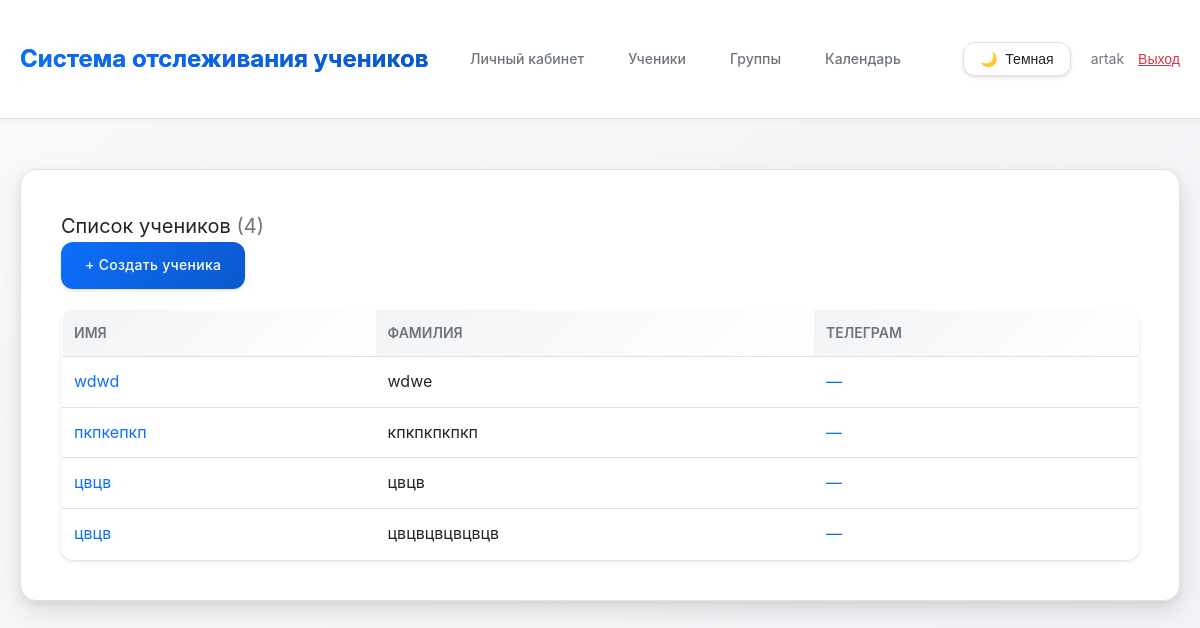
The app's page /students/ (signed in) with its own data.
### main/models.py (models this page shows, shortened)
class Student(models.Model):
    tutor = models.ForeignKey(Tutor, on_delete=models.CASCADE, related_name='students', verbose_name='Репетитор')
    groups = models.ManyToManyField(StudentGroup, related_name='students', blank=True, verbose_name='Группы')
    first_name = models.CharField(max_length=100, verbose_name='Имя')
    last_name = models.CharField(max_length=100, verbose_name='Фамилия')
    phone = models.CharField(max_length=20, blank=True, null=True, verbose_name='Телефон')
    telegram = models.CharField(max_length=20, blank=True, null=True, verbose_name='Телеграм')
    created_at = models.DateTimeField(auto_now_add=True, verbose_name='Дата создания')
    updated_at = models.DateTimeField(auto_now=True, verbose_name='Дата обновления')
    grade = models.CharField(max_length=10, blank=True, null=True, verbose_name='Класс')
    notes = models.TextField(blank=True, verbose_name='Заметки')
    is_active = models.BooleanField(default=True, verbose_name='Активен')
    prepaid_balance = models.DecimalField(
        max_digits=10,
        decimal_places=2,
        default=Decimal('0.00'),
        verbose_name='Баланс предоплаты'
    )
    class Meta:
        verbose_name = 'Ученик'
        verbose_name_plural = 'Ученики'
        ordering = ['last_name', 'first_name']

### main/views.py (the view)
# urls.py: path('students/', views.student_list, name='student_list'),
@login_required
def student_list(request):
    tutor = get_tutor(request)
    if not tutor:
        messages.error(request, 'Профиль репетитора не найден.')
        return redirect('dashboard')
    students = Student.objects.filter(tutor=tutor, is_active=True)
    students_count = students.count()
    return render(request, 'main/student_list.html', {
        'students': students,
        'students_count': students_count
    })

### main/views.py (called while the page is built)
def get_tutor(request):
    if request.user.is_authenticated:
        try:
            return request.user.tutor
        except Tutor.DoesNotExist:
            return None
    return None

### main/templates/main/student_list.html (shortened to what this page needs)
{% extends 'main/base.html' %}
{% block content %}
<div class="page-header">
    <h2 style="font-weight: 400; font-size: 20px; margin: 0;">
        Список учеников
        {% if students_count is not None %}
            <span style="color: var(--text-secondary); font-size: 20px;">({{ students_count }})</span>
        {% endif %}
    </h2>
    <a href="{% url 'student_create' %}" class="btn">+ Создать ученика</a>
</div>
{% if students %}
    <div class="table-responsive">
    <table>
        <thead>
            <tr>
                <th>Имя</th>
                <th>Фамилия</th>
                <th class="table-mobile-hide">Телеграм</th>
            </tr>
        </thead>
        <tbody>
            {% for student in students %}
            <tr>
                <td><a href="{% url 'student_detail' student.pk %}">{{ student.first_name }}</a></td>
                <td>{{ student.last_name }}</td>
                <td class="table-mobile-hide"><a href="https://t.me/{{ student.telegram }}" target="_blank">{{ student.telegram|default:"—" }}</a></td>
            </tr>
            {% endfor %}
        </tbody>
    </table>
    </div>
{% else %}
    <div class="empty-state">
        <p>Пока нет учеников в системе</p>
    </div>
{% endif %}
{% endblock %}

### main/templates/main/base.html (shortened to what this page needs)
{% load static %}
<!DOCTYPE html>
<html lang="ru">
<head>
</head>
<body>
    <header>
        <div class="container">
            <div style="display: flex; justify-content: space-between; align-items: center;">
                <h1><a href="{% url 'dashboard' %}" style="color: var(--text-primary); text-decoration: none;">Система отслеживания учеников</a></h1>
                <div style="display: flex; align-items: center; gap: 20px;">
                    {% if user.is_authenticated %}
                        <nav>
                            <a href="{% url 'dashboard' %}">Личный кабинет</a>
                            <a href="{% url 'student_list' %}">Ученики</a>
                            <a href="{% url 'group_list' %}">Группы</a>
                            <a href="{% url 'calendar' %}">Календарь</a>
                        </nav>
                        <button class="theme-toggle" id="theme-toggle" aria-label="Переключить тему">
                            <span id="theme-icon">🌙</span>
                            <span id="theme-text">Темная</span>
                        </button>
                        <div style="font-size: 14px; color: var(--text-secondary);">
                            {{ user.get_full_name|default:user.username }}
                            <form method="post" action="{% url 'logout' %}" style="display: inline;">
                                <button type="submit" style="background: none; border: none; color: var(--btn-danger); cursor: pointer; text-decoration: underline; padding: 0; margin-left: 10px; font-size: 14px;">Выход</button>
                            </form>
                        </div>
                    {% else %}
                        <nav>
                            <a href="{% url 'login' %}">Вход</a>
                            <a href="{% url 'register' %}">Регистрация</a>
                        </nav>
                    {% endif %}
                </div>
            </div>
        </div>
    </header>
    <div class="container">
        <div class="content">
            {% block content %}{% endblock %}
        </div>
    </div>
</body>
</html>

### records on screen
Student: first_name "wdwd", last_name "wdwe", telegram "—"
Student: first_name "пкпкепкп", last_name "кпкпкпкпкп", telegram "—"
Student: first_name "цвцв", last_name "цвцв", telegram "—"
Student: first_name "цвцв", last_name "цвцвцвцвцвцв", telegram "—"

### other values on screen
{{ user.get_full_name|default:user.username }} "artak"
{{ students_count }} "4"
